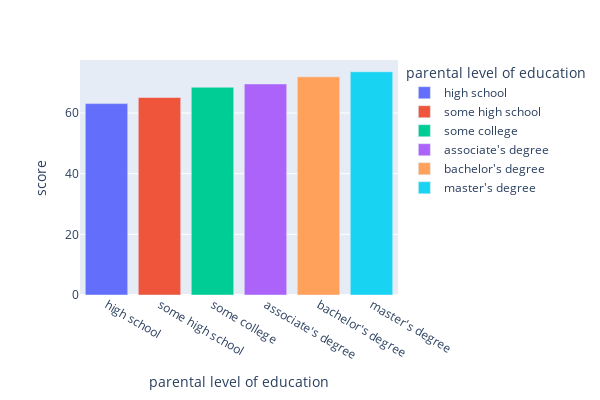

Write notebook code for a chart like this one.
### Code cell
#Gráfico na diferença de score baseado no nível de educação dos pais
fig2= px.bar(medianotasparental, x='parental level of education', y='score', color='parental level of education')
fig2.update_layout(width=600, height=400)
fig2.show()

### Figure 1 — Plotly figure (JSON) as saved in the notebook; plotly's stock layout.template omitted (floating-point values rounded to 4 significant figures)
{"data": [{"alignmentgroup": "True", "hovertemplate": "parental level of education=%{x}<br>score=%{y}<extra></extra>", "legendgroup": "high school", "marker": {"color": "#636efa", "pattern": {"shape": ""}}, "name": "high school", "offsetgroup": "high school", "orientation": "v", "showlegend": true, "textposition": "auto", "type": "bar", "x": ["high school"], "xaxis": "x", "y": [63.1], "yaxis": "y"}, {"alignmentgroup": "True", "hovertemplate": "parental level of education=%{x}<br>score=%{y}<extra></extra>", "legendgroup": "some high school", "marker": {"color": "#EF553B", "pattern": {"shape": ""}}, "name": "some high school", "offsetgroup": "some high school", "orientation": "v", "showlegend": true, "textposition": "auto", "type": "bar", "x": ["some high school"], "xaxis": "x", "y": [65.11], "yaxis": "y"}, {"alignmentgroup": "True", "hovertemplate": "parental level of education=%{x}<br>score=%{y}<extra></extra>", "legendgroup": "some college", "marker": {"color": "#00cc96", "pattern": {"shape": ""}}, "name": "some college", "offsetgroup": "some college", "orientation": "v", "showlegend": true, "textposition": "auto", "type": "bar", "x": ["some college"], "xaxis": "x", "y": [68.48], "yaxis": "y"}, {"alignmentgroup": "True", "hovertemplate": "parental level of education=%{x}<br>score=%{y}<extra></extra>", "legendgroup": "associate's degree", "marker": {"color": "#ab63fa", "pattern": {"shape": ""}}, "name": "associate's degree", "offsetgroup": "associate's degree", "orientation": "v", "showlegend": true, "textposition": "auto", "type": "bar", "x": ["associate's degree"], "xaxis": "x", "y": [69.57], "yaxis": "y"}, {"alignmentgroup": "True", "hovertemplate": "parental level of education=%{x}<br>score=%{y}<extra></extra>", "legendgroup": "bachelor's degree", "marker": {"color": "#FFA15A", "pattern": {"shape": ""}}, "name": "bachelor's degree", "offsetgroup": "bachelor's degree", "orientation": "v", "showlegend": true, "textposition": "auto", "type": "bar", "x": ["bachelor's degree"], "xaxis": "x", "y": [71.92], "yaxis": "y"}, {"alignmentgroup": "True", "hovertemplate": "parental level of education=%{x}<br>score=%{y}<extra></extra>", "legendgroup": "master's degree", "marker": {"color": "#19d3f3", "pattern": {"shape": ""}}, "name": "master's degree", "offsetgroup": "master's degree", "orientation": "v", "showlegend": true, "textposition": "auto", "type": "bar", "x": ["master's degree"], "xaxis": "x", "y": [73.6], "yaxis": "y"}], "layout": {"barmode": "relative", "height": 400, "legend": {"title": {"text": "parental level of education"}, "tracegroupgap": 0}, "margin": {"t": 60}, "width": 600, "xaxis": {"anchor": "y", "categoryarray": ["high school", "some high school", "some college", "associate's degree", "bachelor's degree", "master's degree"], "categoryorder": "array", "domain": [0, 1], "title": {"text": "parental level of education"}}, "yaxis": {"anchor": "x", "domain": [0, 1], "title": {"text": "score"}}}}
